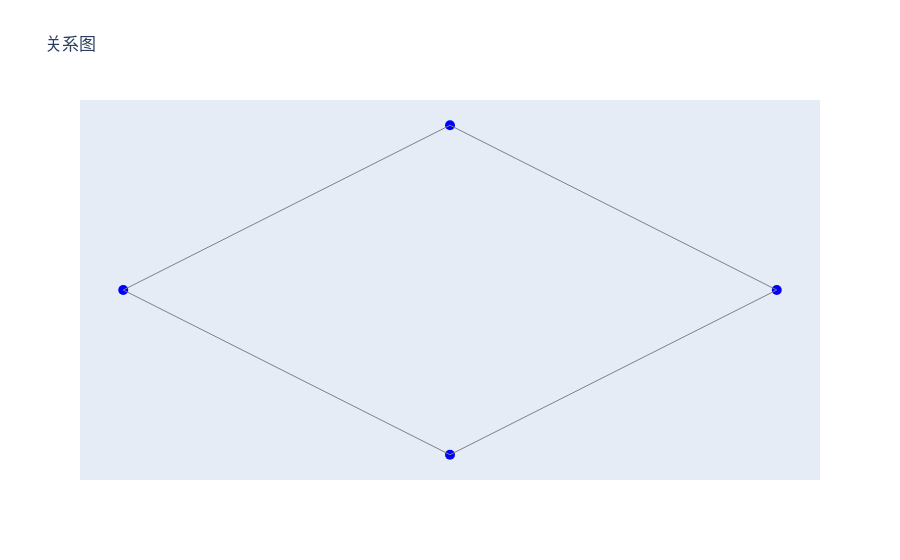

The notebook cell this image was saved under:
### Markdown cell above
# 功能代码测试

### Code cell
import plotly.graph_objects as go

# 创建节点列表和边列表
nodes = ['A', 'B', 'C', 'D']
edges = [('A', 'B'), ('B', 'C'), ('C', 'D'), ('D', 'A')]

# 创建节点坐标
node_positions = {'A': [0, 0], 'B': [1, 1], 'C': [2, 0], 'D': [1, -1]}

# 创建节点的 X 和 Y 坐标列表
x_nodes = [node_positions[node][0] for node in nodes]
y_nodes = [node_positions[node][1] for node in nodes]

# 创建边的起始点和终止点坐标列表
x_edges = []
y_edges = []
for edge in edges:
    x_edges += [node_positions[edge[0]][0], node_positions[edge[1]][0], None]
    y_edges += [node_positions[edge[0]][1], node_positions[edge[1]][1], None]

# 创建节点的散点图
node_trace = go.Scatter(
    x=x_nodes,
    y=y_nodes,
    mode='markers',
    marker=dict(symbol='circle', size=10, color='blue'),
    text=nodes,
    hoverinfo='text'
)

# 创建边的散点图
edge_trace = go.Scatter(
    x=x_edges,
    y=y_edges,
    mode='lines',
    line=dict(width=1, color='gray'),
    hoverinfo='none'
)

# 创建图形数据
data = [node_trace, edge_trace]

# 创建图形布局
layout = go.Layout(
    title='关系图',
    showlegend=False,
    hovermode='closest',
    xaxis=dict(showgrid=False, zeroline=False, showticklabels=False),
    yaxis=dict(showgrid=False, zeroline=False, showticklabels=False)
)

# 创建图形对象
fig = go.Figure(data=data, layout=layout)

# 显示关系图
fig.show()

### Figure 1 — Plotly figure (JSON) as saved in the notebook; plotly's stock layout.template omitted (floating-point values rounded to 4 significant figures)
{"data": [{"hoverinfo": "text", "marker": {"color": "blue", "size": 10, "symbol": "circle"}, "mode": "markers", "text": ["A", "B", "C", "D"], "type": "scatter", "x": [0, 1, 2, 1], "y": [0, 1, 0, -1]}, {"hoverinfo": "none", "line": {"color": "gray", "width": 1}, "mode": "lines", "type": "scatter", "x": [0, 1, null, 1, 2, null, 2, 1, null, 1, 0, null], "y": [0, 1, null, 1, 0, null, 0, -1, null, -1, 0, null]}], "layout": {"hovermode": "closest", "showlegend": false, "title": {"text": "关系图"}, "xaxis": {"showgrid": false, "showticklabels": false, "zeroline": false}, "yaxis": {"showgrid": false, "showticklabels": false, "zeroline": false}}}
